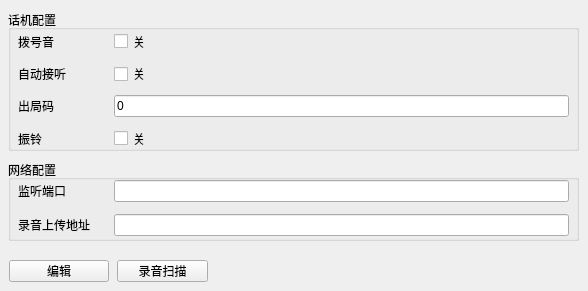
   <widget class="QWidget" name="tab2">
    <attribute name="icon">
     <iconset resource="expant.qrc">
      <normaloff>:/resources/image/setting.png</normaloff>:/resources/image/setting.png</iconset>
    </attribute>
    <attribute name="title">
     <string>配置</string>
    </attribute>
    <widget class="QGroupBox" name="groupBox">
     <property name="enabled">
      <bool>true</bool>
     </property>
     <property name="geometry">
      <rect>
       <x>8</x>
       <y>10</y>
       <width>571</width>
       <height>141</height>
      </rect>
     </property>
     <property name="title">
      <string>话机配置</string>
     </property>
     <widget class="QWidget" name="formLayoutWidget_2">
      <property name="geometry">
       <rect>
        <x>10</x>
        <y>20</y>
        <width>551</width>
        <height>120</height>
       </rect>
      </property>
      <layout class="QFormLayout" name="formLayout_2">
       <property name="horizontalSpacing">
        <number>6</number>
       </property>
       <property name="verticalSpacing">
        <number>10</number>
       </property>
       <item row="1" column="0">
        <widget class="QLabel" name="label_6">
         <property name="minimumSize">
          <size>
           <width>90</width>
           <height>0</height>
          </size>
         </property>
         <property name="text">
          <string>拨号音</string>
         </property>
        </widget>
       </item>
       <item row="2" column="0">
        <widget class="QLabel" name="label_7">
         <property name="text">
          <string>自动接听</string>
         </property>
        </widget>
       </item>
       <item row="3" column="0">
        <widget class="QLabel" name="label_8">
         <property name="text">
          <string>出局码</string>
         </property>
        </widget>
       </item>
       <item row="4" column="0">
        <widget class="QLabel" name="label_3">
         <property name="text">
          <string>振铃</string>
         </property>
        </widget>
       </item>
       <item row="1" column="1">
        <widget class="QCheckBox" name="checkBox">
         <property name="text">
          <string>关</string>
         </property>
        </widget>
       </item>
       <item row="2" column="1">
        <widget class="QCheckBox" name="checkBox_2">
         <property name="enabled">
          <bool>true</bool>
         </property>
         <property name="text">
          <string>关</string>
         </property>
        </widget>
       </item>
       <item row="4" column="1">
        <widget class="QCheckBox" name="checkBox_3">
         <property name="text">
          <string>关</string>
         </property>
        </widget>
       </item>
       <item row="3" column="1">
        <widget class="QLineEdit" name="lineEdit_2">
         <property name="enabled">
          <bool>true</bool>
         </property>
         <property name="text">
          <string>0</string>
         </property>
         <property name="clearButtonEnabled">
          <bool>false</bool>
         </property>
        </widget>
       </item>
      </layout>
     </widget>
    </widget>
    <widget class="QGroupBox" name="groupBox_2">
     <property name="enabled">
      <bool>true</bool>
     </property>
     <property name="geometry">
      <rect>
       <x>8</x>
       <y>160</y>
       <width>571</width>
       <height>81</height>
      </rect>
     </property>
     <property name="title">
      <string>网络配置</string>
     </property>
     <widget class="QWidget" name="formLayoutWidget">
      <property name="geometry">
       <rect>
        <x>10</x>
        <y>20</y>
        <width>551</width>
        <height>61</height>
       </rect>
      </property>
      <layout class="QFormLayout" name="formLayout">
       <property name="labelAlignment">
        <set>Qt::AlignLeading|Qt::AlignLeft|Qt::AlignVCenter</set>
       </property>
       <property name="verticalSpacing">
        <number>12</number>
       </property>
       <item row="0" column="0">
        <widget class="QLabel" name="label_9">
         <property name="minimumSize">
          <size>
           <width>90</width>
           <height>0</height>
          </size>
         </property>
         <property name="text">
          <string>监听端口</string>
         </property>
        </widget>
       </item>
       <item row="0" column="1">
        <widget class="QLineEdit" name="lineEdit_3">
         <property name="enabled">
          <bool>true</bool>
         </property>
        </widget>
       </item>
       <item row="1" column="0">
        <widget class="QLabel" name="label_10">
         <property name="text">
          <string>录音上传地址</string>
         </property>
        </widget>
       </item>
       <item row="1" column="1">
        <widget class="QLineEdit" name="lineEdit_4"/>
       </item>
      </layout>
     </widget>
    </widget>
    <widget class="QPushButton" name="pushButton_4">
     <property name="geometry">
      <rect>
       <x>9</x>
       <y>260</y>
       <width>100</width>
       <height>22</height>
      </rect>
     </property>
     <property name="maximumSize">
      <size>
       <width>100</width>
       <height>16777215</height>
      </size>
     </property>
     <property name="text">
      <string>编辑</string>
     </property>
     <property name="icon">
      <iconset resource="expant.qrc">
       <normaloff>:/resources/image/edit.png</normaloff>:/resources/image/edit.png</iconset>
     </property>
    </widget>
    <widget class="QPushButton" name="pushButton_6">
     <property name="geometry">
      <rect>
       <x>117</x>
       <y>260</y>
       <width>91</width>
       <height>22</height>
      </rect>
     </property>
     <property name="toolTip">
      <string>将扫描当前记录中所有异常、失败、未上传录音，尝试上传！</string>
     </property>
     <property name="text">
      <string>录音扫描</string>
     </property>
     <property name="icon">
      <iconset resource="expant.qrc">
       <normaloff>:/resources/image/search.png</normaloff>:/resources/image/search.png</iconset>
     </property>
    </widget>
   </widget>
